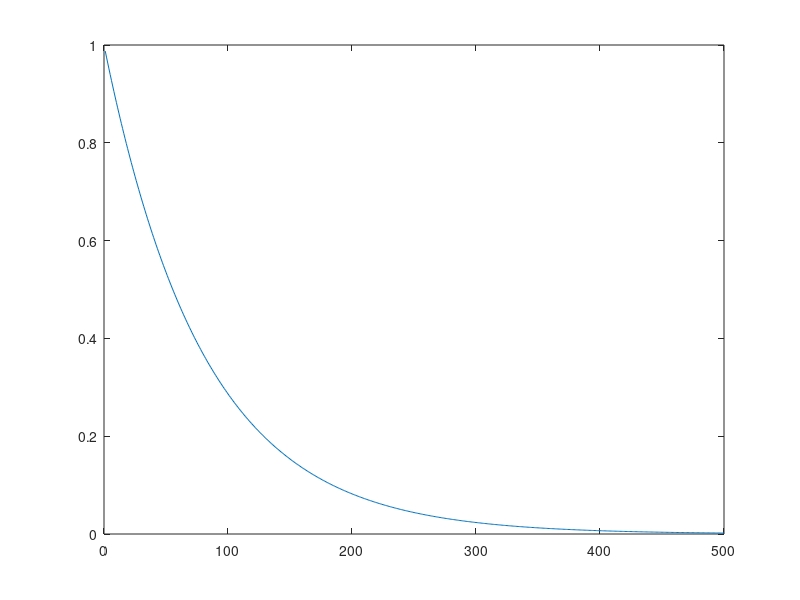

Reproduce this figure in MATLAB. (Note: this script raises an error after producing the figure.)
function[] = all_tests()

    rbki_blocked_extended_max_stable()
    rbki_blocked_extended_rob_stable()

    %rbki_blocked_extended_max()
    %rbki_blocked_extended_rob()
    %rbki_blocked_small_hard_case()

    %rbki_blocked_slow_exp_lowrank
    %rsi_blocked_slow_exp_lowrank()
    
    %qb_small_hard_case()
    %qb_small_hard_case_abstract_operator()
    %qb_large_hard_case_abstract_operator()
    %qb_exlarge_hard_case_abstract_operator()
    
    %qb_fast_exp_full_rank()
    %qb_slow_exp_full_rank()
    
    %qb_fast_exp_low_rank()
    %qb_slow_exp_low_rank()
end

% Generator for random matrix with an exponentially decaying spectrum
function [A, s] = gen_exp_spectrum(m, n, k, t)
    spectrum = exp((1 : k) / -t);
    [A, s] = gen_test_mat(m, n, k, spectrum);
end
function [A, S] = gen_test_mat(m, n, k, spectrum)
    Buf = randn(m, k);
    [U, ~] = qr(Buf, 0);
    Buf = randn(n, k);
    [V, ~] = qr(Buf, 0);
    if isscalar(spectrum)
        spectrum = abs(randn(1, k));
        spectrum = sort(spectrum,'descend');
    end
    S = spdiags(spectrum', 0, k, k);
    A = U * S * V';
end

%Runs a QB with abstarct operator on an n by n diagonal matrix A with 
% A(1, 1) = 10 and A(i, i) = 1 for i = 2...500.
% Expected outcome: fro termination criteria reached at rank 500, iteration
% 500 / b_sz; spec termination criteria reached ar rank 500, iteration (500
% / b_sz) + 1.
% This case techinally fits in my ram, but still am using it with an
% abstract operator for extra safety.

function[] = qb_small_hard_case_abstract_operator()
    fprintf("/--------------------------------------------------------/\n")
    n = 10^3;
    A = zeros(1, n);
    A(1:500) = 1;
    A = sparse(1:n, 1:n, A, n, n);
    A(1, 1) = 10;
    b_sz = 50;
    k = 600;
    tol = 1e-15;
    p = 2;
    A = {A};

    QB_blocked_pi_abstract_operator(A, b_sz, tol, k, p);
    fprintf("/--------------------------------------------------------/\n")
end

% Same as above, but more info bc no abstarct operator
function[] = qb_small_hard_case()
    fprintf("/--------------------------------------------------------/\n")
    n = 10^3;
    A = zeros(1, n);
    A(1:500) = 1;
    A = sparse(1:n, 1:n, A, n, n);
    A(1, 1) = 10;
    b_sz = 50;
    k = 600;
    tol = 1e-15;
    p = 2;

    QB_blocked_pi(A, b_sz, tol, k, p);
    fprintf("/--------------------------------------------------------/\n")
end

% This does not fit in my memory anymore, takes ~2 hours to complete on my
% machine.
function[] = qb_large_hard_case_abstract_operator()
    fprintf("/--------------------------------------------------------/\n")
    n = 10^5;
    A = zeros(1, n);
    A(1:500) = 1;
    A = sparse(1:n, 1:n, A, n, n);
    A(1, 1) = 10;
    b_sz = 50;
    k = 600;
    tol = 1e-15;
    p = 2;
    A = {A};

    QB_blocked_pi_abstract_operator(A, b_sz, tol, k, p);
    fprintf("/--------------------------------------------------------/\n")
end

% Extremely large case, suggested by Rob.
function[] = qb_exlarge_hard_case_abstract_operator()
    fprintf("/--------------------------------------------------------/\n")
    n = 10^6;
    A = zeros(1, n);
    A(1:500) = 1;
    A = sparse(1:n, 1:n, A, n, n);
    A(1, 1) = 10;
    b_sz = 50;
    k = 600;
    tol = 1e-15;
    p = 2;
    A = {A};

    QB_blocked_pi_abstract_operator(A, b_sz, tol, k, p);
    fprintf("/--------------------------------------------------------/\n")
end

% "Full-rank case" with very small singular values: may terminate early due
% to the size of last singular values
function[] = qb_fast_exp_full_rank()
    fprintf("/--------------------------------------------------------/\n")
    n = 10^3;
    k = n;
    [A,~] = gen_exp_spectrum(n, n, k, 30);
    b_sz = 50;
    tol = 1e-15;
    p = 2;

    QB_blocked_pi(A, b_sz, tol, k, p);
    fprintf("/--------------------------------------------------------/\n")
end

% Full-rank case: we expect spec metric to not work, since it is supposed
% to detect rank at iteration i+1 (which will be off-limits in a full-rank
% case);
function[] = qb_slow_exp_full_rank()
    fprintf("/--------------------------------------------------------/\n")
    n = 10^3;
    k = n;
    [A,~] = gen_exp_spectrum(n, n, k, 80);
    b_sz = 50;
    tol = 1e-15;
    p = 2;

    QB_blocked_pi(A, b_sz, tol, k, p);
    fprintf("/--------------------------------------------------------/\n")
end

function[] = qb_fast_exp_low_rank()
    fprintf("/--------------------------------------------------------/\n")
    n = 10^3;
    k = 600;
    [A,~] = gen_exp_spectrum(n, n, 500, 30);
    b_sz = 50;
    tol = 1e-15;
    p = 2;

    QB_blocked_pi(A, b_sz, tol, k, p);
    fprintf("/--------------------------------------------------------/\n")
end

function[] = qb_slow_exp_low_rank()
    fprintf("/--------------------------------------------------------/\n")
    n = 10^3;
    k = 600;
    [A,~] = gen_exp_spectrum(n, n, 500, 80);
    b_sz = 50;
    tol = 1e-15;
    p = 2;

    QB_blocked_pi(A, b_sz, tol, k, p);
    fprintf("/--------------------------------------------------------/\n")
end

function[] = rsi_blocked_slow_exp_lowrank()
    fprintf("/--------------------------------------------------------/\n")
    n = 10^3;
    k = 600;
    [A,~] = gen_exp_spectrum(n, n, 500, 80);
    b_sz = 25;
    tol = 1e-15;
    p = 2;

    RSI_blocked(A, b_sz, tol, n, p);
    fprintf("/--------------------------------------------------------/\n")
end

function[] = rbki_blocked_slow_exp_lowrank()
    fprintf("/--------------------------------------------------------/\n")
    n = 10^3;
    k = 600;
    [A,~] = gen_exp_spectrum(n, n, 500, 80);
    b_sz = 25;
    tol = 1e-15;
    p = 2;

    RBKI_blocked(A, b_sz, tol, n, p);
    fprintf("/--------------------------------------------------------/\n")
end

function[] = rbki_blocked_small_hard_case()
    fprintf("/--------------------------------------------------------/\n")
    n = 10^3;
    k = 600;
    A = zeros(1, n);
    A(1, 1) = 10;
    A(1, 2) = 1;
    for i = 3:k
        A(1, i) = A(1, i-1) - (1 / n);
    end
    A = diag(A);

    b_sz = 50;
    tol = 1e-15;
    p = 2;

    RBKI_blocked(A, b_sz, tol, n, p);
    fprintf("/--------------------------------------------------------/\n")
end

function[] = rbki_blocked_extended_rob()
    fprintf("/--------------------------------------------------------/\n")

    n = 10^3;
    k = 600;
    [A,~] = gen_exp_spectrum(n, n, 500, 80);
    b_sz = 25;
    tol = 1e-15;
    p = 3;


    RBKI_blocked_extended_rob(A, b_sz, tol, n, p);
    fprintf("/--------------------------------------------------------/\n")
end

function[] = rbki_blocked_extended_max()
    fprintf("/--------------------------------------------------------/\n")

    n = 10^3;
    k = 600;

    %A = zeros(1, n);
    %A(:, 1:9) = [10, 9, 8, 7, 6, 5, 4, 3, 2];
    %for i = 10:k
        %A(1, i) = A(1, i-1) - (1 / n);
    %end
    %A = diag(A);
    [A,~] = gen_exp_spectrum(n, n, 500, 80);

    b_sz = 10;
    tol = 1e-14;
    p = 30;


    RBKI_blocked_extended_max(A, b_sz, tol, 10, p);
    fprintf("/--------------------------------------------------------/\n")
end

function[] = rbki_blocked_extended_rob_stable()
    fprintf("/--------------------------------------------------------/\n")

    n = 10^3;
    k = 600;

    A = zeros(1, n);
    A(:, 1:9) = [10, 9, 8, 7, 6, 5, 4, 3, 2];
    for i = 10:k
        A(1, i) = A(1, i-1) - (1 / n);
    end
    A = diag(A);

    % True rank is 500
    %[A,~] = gen_exp_spectrum(n, n, 500, 80);

    % target rank is 10
    r = 10;

    % "block size" is twice the target rank
    b_sz =   4 * r;

    tol = 1e-14;
    num_iters = 16;


    RBKI_blocked_extended_rob_stable(A, b_sz, tol, r, num_iters);
    fprintf("/--------------------------------------------------------/\n")
end

function[] = rbki_blocked_extended_max_stable()
    fprintf("/--------------------------------------------------------/\n")
  
    n = 10^3;
    
    % template for the "Hard case"
    %A = zeros(1, n);
    %A(:, 1:9) = [10, 9, 8, 7, 6, 5, 4, 3, 2];
    %for i = 10:600
    %    A(1, i) = A(1, i-1) - (1 / n);
    %end
    %A = diag(A);


    % True rank is 500
    [A,~] = gen_exp_spectrum(n, n, 500, 80);

    tol = 1e-15;
    num_iters = 16;

    S = svd(A);
    plot(1:500, S(1:500, 1));

    RBKI_blocked_extended_max_stable(A, 10, 4, tol, 500, num_iters);
    fprintf("/--------------------------------------------------------/\n")
end

